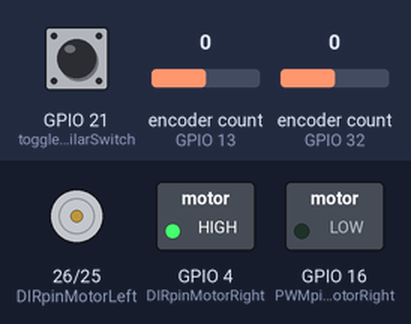
A sketch run on a simulated ESP32. Shown: direction and speed pins drawn as motors (green arrow = direction pin HIGH = forward, orange = LOW = backward, longer = more drive), switched loads named in the sketch (green lamp = pin HIGH). Inputs (shaded band) come from the test bench; at power-on: GPIO 21 (toggleSimilarSwitch) LOW, encoder count (sensors on GPIO 13, GPIO 32) 0. What the sketch prints to the serial monitor is not drawn.

Above: at 1.2 s.
1.3 s: GPIO 21 (toggleSimilarSwitch) pulled HIGH for 0.15 s
At 1.39 s:
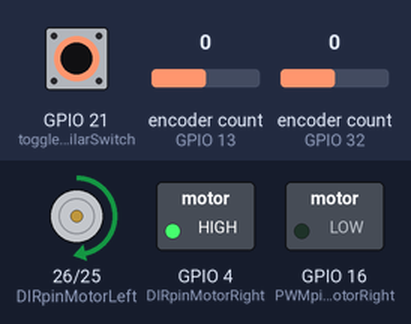
2.9 s: GPIO 21 (toggleSimilarSwitch) pulled HIGH for 1 s
At 4.7 s:
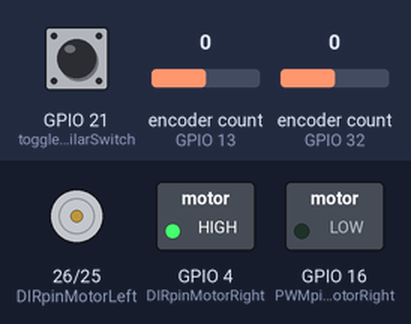
5.4 s: GPIO 21 (toggleSimilarSwitch) pulled HIGH for 3.2 s
At 5.8 s:
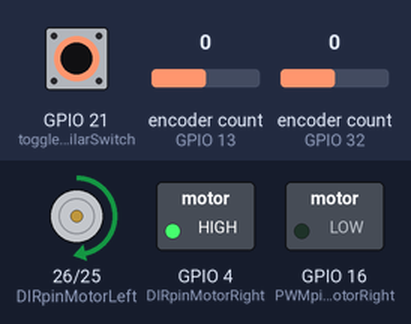
Timing chart, 0 to 10.1 s (numbered marks = the images above; inputs shaded):
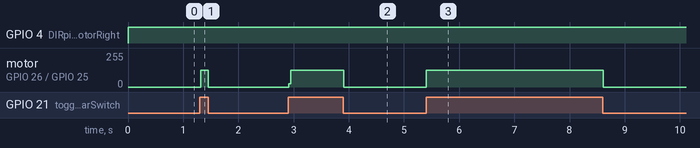

Measured:
- after the input at 1.3 s, motor on GPIO 26 (DIRpinMotorLeft) / GPIO 25 (PWMpinMotorLeft): stopped → forward 125/255 at once, → stopped 0.14 s later
- after the input at 2.9 s, motor on GPIO 26 (DIRpinMotorLeft) / GPIO 25 (PWMpinMotorLeft): stopped → forward 125/255 at once, → stopped 1.0 s later
- after the input at 5.4 s, motor on GPIO 26 (DIRpinMotorLeft) / GPIO 25 (PWMpinMotorLeft): stopped → forward 125/255 at once, → stopped 3.2 s later

The sketch:

TestTunePIDControlOnly_V2.ino
```cpp
// ---------- Import library ----------

// Import library standard C input/output library.
#include <stdio.h>

// Import the library for reading the encoder position
#include <ESP32Encoder.h>

// Import the core API function( pinMode(), digitalWrite(), etc ), constants and macros( HIGH, LOW, min(), max() )
#include <Arduino.h>

// Import the library for using PID control
#include <PID_v2.h>

// Import the library for using mathematic
#include <math.h>

// ---------- Declare pin usage ----------

// Motor 1 pin usage
#define PWMpinMotorLeft 25     // PWM pin
#define DIRpinMotorLeft 26     // DIR pin
#define encoderD3MotorLeft 32  // Encoder D3 pin
#define encoderD2MotorLeft 33  // Encoder D2 pin

// Motor 2 pin usage
#define PWMpinMotorRight 16     // PWM pin
#define DIRpinMotorRight 4      // DIR pin
#define encoderD3MotorRight 13  // Encoder D3 pin
#define encoderD2MotorRight 14  // Encoder D2 pin

// ---------- Declare class for encoder ----------

// Measure motor left
ESP32Encoder encoderLeft;
// Measure motor right
ESP32Encoder encoderRight;

// ---------- Declare usage variable ----------

// Create setup motor driver board
// !! Warning !! If higher pwm_resolution -> lower pwm_frequency. If lower pwm_resolution -> higher pwm_frequency. ( Calculate on this equation f_pwm = f_clock/2^^resolution )
// Max choice => ( PWM_FREQUENCY = 312kHz, PWM_RESOLUTION = 8bit )( PWM_FREQUENCY = 78kHz, PWM_RESOLUTION = 10bit )( PWM_FREQUENCY = 19kHz, PWM_RESOLUTION = 12bit )( PWM_FREQUENCY = 1.2kHz, PWM_RESOLUTION = 16bit )( PWM_FREQUENCY = 76Hz, PWM_RESOLUTION = 20bit )
const int PWM_FREQUENCY = 10000;  // Quite motor with more frequency in one duty cycle.
const int PWM_RESOLUTION = 10;   // This pwm pinout limit with 20 bit

// Create global variable storage of robot mode in type of int
int MODE_ROBOT = 0;

// Define the PID variable for tuning motor
double SETPOINT_LEFT = 0.0, INPUT_LEFT = 0.0, OUTPUT_LEFT = 0.0, SETPOINT_RIGHT = 0.0, INPUT_RIGHT = 0.0, OUTPUT_RIGHT = 0.0;
// Define the aggressive and conservative Tuning parameter
double consKp = 3.5, consKi = 2.0, consKd = 0.001;          // Inside the steady state
double aggKp = 6.0, aggKi = 5.0, aggKd = 0.0;               // Before the steady state
// Declare the ticking count encoder ( avoid tick with fast hz )
unsigned long currtick = 0;

// Create the subscription value speed motor from /cmd_vel
int16_t subscription_speed_left = 0;
int16_t subscription_speed_right = 0;

// Declare the robot width(meter) from lwheel_joint to rwheel_joint in xacro
float WIDTH_ROBOT = 0.398;
float WHEEL_DIAMETER = 0.123;


// !!!!!!!!!! Dummy /cmd_vel including ( linear velocity and angular velocity ) !!!!!!!!!!
float LINEAR_VELOCITY = 0.0;
float ANGULAR_VELOCITY = 0.0;

// Declare the variable for PRM and velocity
float valuePulsePerSec_left = 0.0;
float valueRPM_left = 0.0;
float valueVelocity_left = 0.0;

// Declare the pulse per revolute of full speed
const int PPR = 480;

// Declare the timer value
unsigned long lastTime, previousTime, timeSth;

// Define the pin to toggle similar as the switch
#define toggleSimilarSwitch 21   // GPIO Input

// ---------- PID initial tuning parameters ----------

// Specify the links and initial tuning parameters
PID_v2 PID_Left_Motor(consKp, consKi, consKd, PID::Direct);
PID_v2 PID_Right_Motor(consKp, consKi, consKd, PID::Direct);

// ---------- Restart robot ----------
// When the time was reach 1 hours 30 min cut down all action.

// ---------- Additional function ----------

void createLinearAndAngularVelocityWithDummy( float dummy_linear_velocity, float dummy_angular_velocity ){
  // Create variable for caluculate diff drive
  float convert_cmd_vel_left, convert_cmd_vel_right;

  // Convert the Twist velocity m/s into speed of each motor velocity by using diff drive equation
  // diff drive equation -> Vr = v + (L/2)w, Vl = v - (L/2)w
  convert_cmd_vel_left = ( dummy_linear_velocity ) - ( ( WIDTH_ROBOT / 2 )* dummy_angular_velocity );
  convert_cmd_vel_right = ( dummy_linear_velocity ) + ( ( WIDTH_ROBOT / 2 )* dummy_angular_velocity );

  // Limit the velocity of pwm_resolution 15 bit motor ( linear limit = 0.75 m/s, angular limit = xxx rad/s )( single channel 11904 pulse = 1.59719 m/s, full quadrature 47616 pulse = 1.59719 m/s )
  // subscription_speed_left = constrain( convert_cmd_vel_left * SCALE_ACCELERATE_VELOCITY, -500 , 500 );
  // subscription_speed_right = constrain( convert_cmd_vel_right * SCALE_ACCELERATE_VELOCITY, -500 , 500 );

  // Convert the speed m/s in each motor into pulse/sec( but this code calculate in term of 100ms, so divine by 10 )
  subscription_speed_left = ( ( convert_cmd_vel_left * PPR ) / ( 2 * PI * ( WHEEL_DIAMETER / 2 ) ) ) / 10;
  subscription_speed_right = ( ( convert_cmd_vel_right * PPR ) / ( 2 * PI * ( WHEEL_DIAMETER / 2 ) ) ) / 10;


  // Disable motor right
  subscription_speed_right = 0;


  // Serial.print( "subscription_speed_left : " );
  // Serial.println( subscription_speed_left );
  // Serial.print( "subscription_speed_right : " );
  // Serial.println( subscription_speed_right );

  // Set the end plotter
  // if( millis() - previousTime > 100 ){
  //   previousTime = millis();
  //   float endPlotter_velocity = subscription_speed_left;
  //   Serial.print( "Variable_4:" );
  //   Serial.println( endPlotter_velocity );
  // }
  float endPlotter_velocity = subscription_speed_left;
  Serial.print( "Variable_4:" );
  Serial.println( endPlotter_velocity );

}

// Create function for control each motor.
void setMotorSpeed(int DIRPinInput, int PWMPinInput, int speedMotor) {
  // Create limit speed of Motor, the maximum was base on PWM_RESOLUTION.( Generate PWM )
  // The max speed was 1.59719 m/s( 100% duty cycle ). But in this case, We use speed limit 0.75 m/s( 48% duty cycle )
  int limitSpeed = constrain(speedMotor, -500, 500);

  // Check it was positive num => Motor will move forward.
  if (limitSpeed > 0) {
    // Set direction to move forward.
    digitalWrite(DIRPinInput, 1);
    // Generate Pulse Width Modulation to motor.
    ledcWrite(PWMPinInput, limitSpeed);
  }
  // Check it was negative num => Motor will move backward.
  else if (limitSpeed < 0) {
    // Set direction to move backward.
    digitalWrite(DIRPinInput, 0);
    // Generate Pulse Width Modulation to motor.
    ledcWrite(PWMPinInput, -limitSpeed);
  }
  // Check it was zero => Motor will stop.
  else if (limitSpeed == 0) {
    // Set direction to move backward.
    digitalWrite(DIRPinInput, 1);
    // Generate Pulse Width Modulation to motor.
    ledcWrite(PWMPinInput, 0);
  }
}

// Create function for adjust the aggressive PID value and constance PID value
void PIDEncoderAdaptiveGap(){
  // Sample every 100ms ( This function for convert into sample pulse without constance velocity )
  // ( to avoid decimal calculate in pulse but need to relate with pulse per revolute of motor )
  // ( 100 mean use only 100/max to define the else of the pulse sample )
  if( millis() - currtick > 100 ){
    currtick = millis();

    // Assign value from encoder to input PID
    INPUT_LEFT = abs( encoderLeft.getCount() );
    INPUT_RIGHT = abs( encoderRight.getCount() );
    // Clear the first to start with 0 value
    encoderRight.clearCount();
    encoderLeft.clearCount();
  }

  // Set the new setpoint in PID ( using abs because it was calculate to scalar value only don't need to define the direction in PID )
  PID_Left_Motor.Setpoint( abs( subscription_speed_left ) );
  PID_Right_Motor.Setpoint( abs( subscription_speed_right ) );

  // // Create measure distance away from setpoint left motor
  double gapLeftMotor = abs( PID_Left_Motor.GetSetpoint() - INPUT_LEFT );

  // Check if the gap of the setpoint on left motor was less than requirement
  if ( gapLeftMotor < 5 ){
    // we're close to setpoint, use conservative tuning parameters
    PID_Left_Motor.SetTunings( consKp, consKi, consKd );
  } else {
    // we're far from setpoint, use aggressive tuning parameters
    PID_Left_Motor.SetTunings( aggKp, aggKi, aggKd );
  }

  // Create measure distance away from setpoint right motor
  double gapRightMotor = abs( PID_Right_Motor.GetSetpoint() - INPUT_RIGHT );

  // Check if the gap of the setpoint on left motor was less than requirement
  if ( gapLeftMotor < 5 ){
    // we're close to setpoint, use conservative tuning parameters
    PID_Right_Motor.SetTunings( consKp, consKi, consKd );
  } else {
    // we're far from setpoint, use aggressive tuning parameters
    PID_Right_Motor.SetTunings( aggKp, aggKi, aggKd );
  }


  // !!!!! Set only aggessive or conservative parameters !!!!!
  // PID_Left_Motor.SetTunings( consKp, consKi, consKd );
  // PID_Right_Motor.SetTunings( consKp, consKi, consKd );


  // Run the pid function
  OUTPUT_LEFT = PID_Left_Motor.Run( INPUT_LEFT );
  OUTPUT_RIGHT = PID_Right_Motor.Run( INPUT_RIGHT );

  // if( millis() - timeSth > 100 ){
  //   timeSth = millis();
  //   Serial.print( "OUTPUT_LEFT : " );
  //   Serial.println( OUTPUT_LEFT );
  //   Serial.print( "OUTPUT_RIGHT : " );
  //   Serial.println( OUTPUT_RIGHT );
  // }
  Serial.print( "OUTPUT_LEFT : " );
  Serial.println( OUTPUT_LEFT );
  Serial.print( "OUTPUT_RIGHT : " );
  Serial.println( OUTPUT_RIGHT );

}

// Create function for control motor with the navigation method
void navigationMotorControl(){

  // Setting the init velocity and angular velocity
  // setMotorSpeed(DIRpinMotorLeft, PWMpinMotorLeft, 0);
  // setMotorSpeed(DIRpinMotorRight, PWMpinMotorRight, 0);

  // Call the function PID adaptive gap
  PIDEncoderAdaptiveGap();

  // Serial.print( "OUTPUT_LEFT : " );
  // Serial.println( OUTPUT_LEFT );
  // Serial.print( "OUTPUT_RIGHT : " );
  // Serial.println( OUTPUT_RIGHT );


  // Check the direction of motor left and control it
  if( subscription_speed_left > 0 ){
    // Call the function setMotorSpeed using value OUTPUT_LEFT
    setMotorSpeed(DIRpinMotorLeft, PWMpinMotorLeft, OUTPUT_LEFT );
  } else if ( subscription_speed_left < 0 ){
    // Call the function setMotorSpeed using value OUTPUT_LEFT
    setMotorSpeed(DIRpinMotorLeft, PWMpinMotorLeft, -1*OUTPUT_LEFT );
  } else {
    // Call the function setMotorSpeed using value OUTPUT_LEFT
    setMotorSpeed(DIRpinMotorLeft, PWMpinMotorLeft, 0 );
  }

  // Check the direction of motor right and control it
  if( subscription_speed_right > 0 ){
    // Call the function setMotorSpeed using value OUTPUT_LEFT
    setMotorSpeed(DIRpinMotorRight, PWMpinMotorRight, OUTPUT_RIGHT );
  } else if ( subscription_speed_left < 0 ){
    // Call the function setMotorSpeed using value OUTPUT_LEFT
    setMotorSpeed(DIRpinMotorRight, PWMpinMotorRight, -1*OUTPUT_RIGHT );
  } else {
    // Call the function setMotorSpeed using value OUTPUT_LEFT
    setMotorSpeed(DIRpinMotorRight, PWMpinMotorRight, 0 );
  }
}

// Create output function for visualize the encoder position
void displayValue(){
	// Print serial count (If you need to use Serial Plotter need to use Serial.print( "Variable_xx" ) first to define value in plotter)
	Serial.print( "Encoder motor left ( pulse per sec ): " );
  Serial.print( "Variable_1:" );
  valuePulsePerSec_left = ( INPUT_LEFT );         // ( *10 come from convert milisecond -> second, *4 come from convert single channel -> full quadrature  )
  Serial.println( valuePulsePerSec_left );
  // Serial.print( "Encoder motor right (unit pulse per sec): " );
  // Serial.print( "Variable_2:" );
  // Serial.println( INPUT_RIGHT * 10 );

  // Serial.print( "Encoder motor left ( RPM ): " );
  valueRPM_left = ( valuePulsePerSec_left / PPR ) * 60;
  // Serial.println( valueRPM_left );

  // Serial.print( "Encoder motor left ( velocity ): " );
  valueVelocity_left = ( valueRPM_left / 60 ) * ( 2 * PI * 0.123 );
  // Serial.print( "Variable_1:" );
  // Serial.println( valueVelocity_left );

  // Set the start plotter
  float startPlotter_velocity = 0;
  Serial.print( "Variable_3:" );
  Serial.println( startPlotter_velocity );
  // Set the end plotter
  // float endPlotter_velocity = 1200;
  // Serial.print( "Variable_4:" );
  // Serial.println( endPlotter_velocity );
}


// ---------- Setup robot ----------

// Function for setup encoder of motor.
void encoderSetup() {
  // Setup motor encoder with pullup
  ESP32Encoder::useInternalWeakPullResistors = puType::up;

  // Setup motor left
  encoderLeft.attachFullQuad(encoderD3MotorLeft, encoderD2MotorLeft);
  encoderLeft.clearCount();

  // Setup motor right
  encoderRight.attachFullQuad(encoderD3MotorRight, encoderD2MotorRight);
  encoderRight.clearCount();

  // Set count value to 0
  encoderLeft.setCount(0);
  encoderRight.setCount(0);
}

// Function for setup motor and generate PWM.
void motorAndLedcSetup() {
  // Setup motor( ledcLibrary )
  pinMode(DIRpinMotorLeft, OUTPUT);
  pinMode(DIRpinMotorRight, OUTPUT);

  // Setup init motor
  ledcAttach(PWMpinMotorLeft, PWM_FREQUENCY, PWM_RESOLUTION);
  ledcAttach(PWMpinMotorRight, PWM_FREQUENCY, PWM_RESOLUTION);
}

// Function for setup board NodeMCU-32S.
void basicSetup() {
  // Setting baud rate to 115200
  Serial.begin(115200);

  // Setup pin input
  pinMode( toggleSimilarSwitch, INPUT );
}

void PIDSetup(){
  // Setup the PID including( input, current output, and setpoint )
  PID_Left_Motor.Start( 0, 0, 0 );
  PID_Right_Motor.Start( 0, 0, 0 );

  // Setup the output limit from PID ( Default = [ 0, 255 ] )
  PID_Left_Motor.SetOutputLimits( 0, 1023 );
  PID_Right_Motor.SetOutputLimits( 0, 1023 );
}

// ---------- Main ----------

void setup() {
  // put your setup code here, to run once:

  // Call the function to all setup
  encoderSetup();
  motorAndLedcSetup();
  basicSetup();
  PIDSetup();
}

long lastCount = 0;
void loop() {
  // put your main code here, to run repeatedly:

  // -------------------- Test code 1 --------------------
  // Create the repeat code to test read the encoder with the limit value
  // setMotorSpeed(DIRpinMotorLeft, PWMpinMotorLeft, 500);
  // if( millis() - lastTime > 1000 ){
  //   lastTime = millis();

  //   // Assign value from encoder to input PID
  //   INPUT_RIGHT = abs( encoderRight.getCount() );
  //   INPUT_LEFT = abs( encoderLeft.getCount() );
  //   // Clear the first to start with 0 value
  //   encoderRight.clearCount();
  //   encoderLeft.clearCount();

  //   // Display the velocity of left motor.
  //   displayValue();
  // }
  // -------------------- Test code 1 --------------------


  // -------------------- Test code 2 --------------------
  // // Create the repeat code to test read the encoder with the limit value
  // setMotorSpeed(DIRpinMotorLeft, PWMpinMotorLeft, 0);
  // unsigned long now = millis();
  // if( now - lastTime > 1000 ){
  //   INPUT_LEFT = encoderLeft.getCount();
  //   long deltaCount = INPUT_LEFT - lastCount;

  //   float deltaTime = ( now -lastTime ) / 1000.0;

  //   float rpm = ( deltaCount / (float)PPR ) * ( 60.0 / deltaTime );

  //   Serial.print( "RPM : " );
  //   Serial.println( rpm );

  //   // Display the velocity of left motor.
  //   displayValue();
  // }
  // -------------------- Test code 2 --------------------

  // -------------------- Test code 3 --------------------
  // if( millis() - lastTime > 50000 ){
  //   lastTime = millis();

  //   // Assign value from encoder to input PID
  //   INPUT_RIGHT = abs( encoderRight.getCount() );
  //   INPUT_LEFT = abs( encoderLeft.getCount() );


  //   // Display the velocity of left motor.
  //   displayValue();

  //   // Clear the first to start with 0 value
  //   encoderRight.clearCount();
  //   encoderLeft.clearCount();

  // }
  // -------------------- Test code 3 --------------------
  // Create switch velocity
  if ( digitalRead( toggleSimilarSwitch ) == 1 ){
    LINEAR_VELOCITY = 0.75;
    ANGULAR_VELOCITY = 0.0;
  } else {
    LINEAR_VELOCITY = 0.0;
    ANGULAR_VELOCITY = 0.0;
  }
  // Convert input linear and angular velocity into speed motor left and right.
  createLinearAndAngularVelocityWithDummy( LINEAR_VELOCITY, ANGULAR_VELOCITY );

  // Call the function, Control the velocity using PID in left_motor and right_motor.
  navigationMotorControl();

  // Display the pulse / sec ( in this term we have use 100ms )
  displayValue();

}
```
